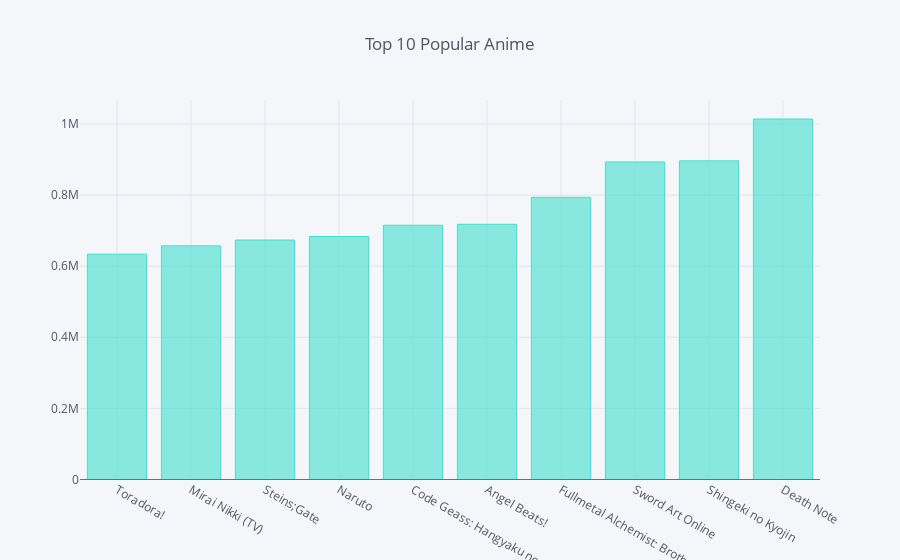

Notebook source saved alongside this figure:
### Code cell
least_popular = anime_df.loc[anime_df["members"].sort_values(ascending = False)[:10].index].members.tolist()
least_popular_anime = anime_df.loc[anime_df["members"].sort_values(ascending = False)[:10].index].name.tolist()
least_p_an = pd.DataFrame({"ratings":least_popular[::-1]},index = least_popular_anime[::-1])
least_p_an.iplot(kind='bar', title = 'Top 10 Popular Anime', hline=(0), color = ['turquoise'])

### Figure 1 — Plotly figure (JSON) as saved in the notebook; plotly's stock layout.template omitted (floating-point values rounded to 4 significant figures)
{"data": [{"marker": {"color": "rgba(64, 224, 208, 0.6)", "line": {"color": "rgba(64, 224, 208, 1.0)", "width": 1}}, "name": "ratings", "orientation": "v", "text": "", "type": "bar", "x": ["Toradora!", "Mirai Nikki (TV)", "Steins;Gate", "Naruto", "Code Geass: Hangyaku no Lelouch", "Angel Beats!", "Fullmetal Alchemist: Brotherhood", "Sword Art Online", "Shingeki no Kyojin", "Death Note"], "y": [633817, 657190, 673572, 683297, 715151, 717796, 793665, 893100, 896229, 1013917]}], "layout": {"autosize": true, "legend": {"bgcolor": "#F5F6F9", "font": {"color": "#4D5663"}}, "paper_bgcolor": "#F5F6F9", "plot_bgcolor": "#F5F6F9", "shapes": [{"line": {"color": "#db4052", "dash": "solid", "width": 1}, "type": "line", "x0": 0, "x1": 1, "xref": "paper", "y0": 0, "y1": 0, "yref": "y"}], "title": {"font": {"color": "#4D5663"}, "text": "Top 10 Popular Anime"}, "xaxis": {"autorange": true, "gridcolor": "#E1E5ED", "range": [-0.5, 9.5], "showgrid": true, "tickfont": {"color": "#4D5663"}, "title": {"font": {"color": "#4D5663"}, "text": ""}, "type": "category", "zerolinecolor": "#E1E5ED"}, "yaxis": {"autorange": true, "gridcolor": "#E1E5ED", "range": [-2973.0, 1067000.0], "showgrid": true, "tickfont": {"color": "#4D5663"}, "title": {"font": {"color": "#4D5663"}, "text": ""}, "type": "linear", "zerolinecolor": "#E1E5ED"}}}
